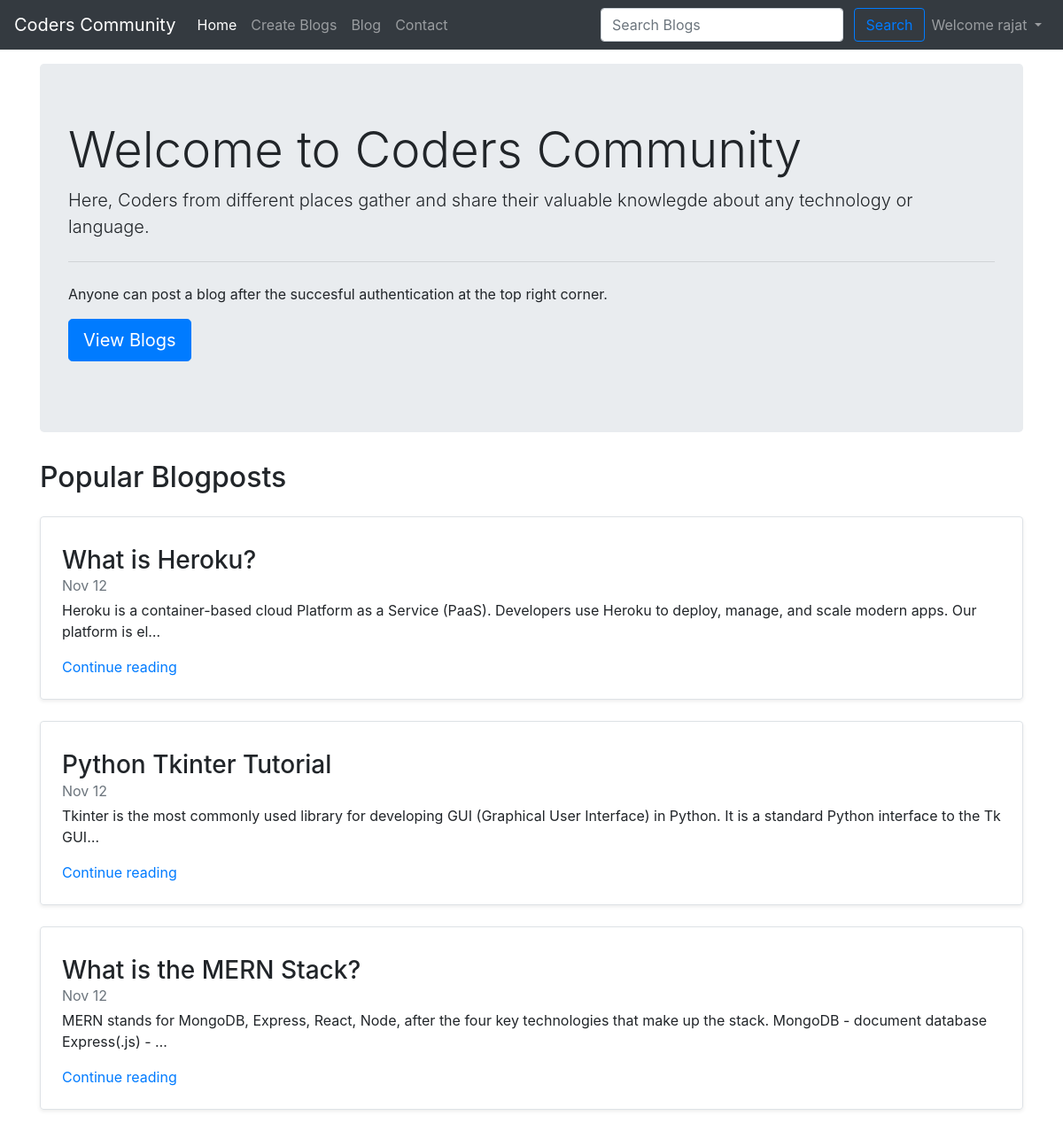
The app's page / (signed in) with its own data.
### blog/models.py (models this page shows, shortened)
class Post(models.Model):
    sno=models.AutoField(primary_key=True)
    title=models.CharField(max_length=50)
    content=models.TextField()
    author=models.CharField(max_length=50)
    authorDesc=models.CharField(max_length=250)
    user = models.ForeignKey(User, blank=True, null=True,
                             on_delete=models.CASCADE)
    slug=models.CharField(max_length=100)
    views=models.IntegerField(default=0)
    timeStamp=models.DateTimeField(blank=True)

### home/views.py (the view)
# urls.py: 2. Add a URL to urlpatterns:  path('', views.home, name='home')
def home(request):
    allPost=Post.objects.all().order_by("-views")[:3]
    context={'allposts':allPost}
    return render(request,"home/home.html",context)

### templates/home/home.html (shortened to what this page needs)
{% extends 'base.html' %}
{% block homeactive %} active {% endblock homeactive %}
{% block body %}
<div class="container my-3">
    <div class="jumbotron">
        <h1 class="display-4">Welcome to Coders Community</h1>
        <p class="lead">Here, Coders from different places gather and share their valuable knowlegde about any technology or language.</p>
        <hr class="my-4">
        <p>Anyone can post a blog after the succesful authentication at the top right corner.</p>
        <p class="lead">
          <a class="btn btn-primary btn-lg" href="/blog" role="button">View Blogs</a>
        </p>
      </div>
</div>
<div class="container">
    <h2>Popular Blogposts</h2>
    {% for post in allposts %}
    <div class="row no-gutters border rounded overflow-hidden flex-md-row mb-4 my-4 shadow-sm h-md-250 position-relative">
        <div class="col p-4 d-flex flex-column position-static">
          <h3 class="mb-0">{{post.title}}</h3>
          <div class="mb-1 text-muted">Nov 12</div>
          <p class="card-text mb-auto">{{post.content|safe| truncatechars:150}}</p>
          <a href="/blog/{{post.slug}}" class="stretched-link">Continue reading</a>
        </div>
      </div>
      {% endfor %}
</div>
{% endblock body %}

### templates/base.html (shortened to what this page needs)
<!DOCTYPE html>
<html lang="en">
  <head>
    <link
      rel="stylesheet"
      href="https://cdn.jsdelivr.net/npm/bootstrap@4.3.1/dist/css/bootstrap.min.css"
    />
  </head>
  <body>
    <nav class="navbar navbar-expand-lg navbar-dark bg-dark">
      <a class="navbar-brand" href="/">Coders Community</a>
      <div class="collapse navbar-collapse" id="navbarSupportedContent">
        <ul class="navbar-nav mr-auto">
          <li class="nav-item {% block homeactive %}{% endblock homeactive %}">
            <a class="nav-link" href="/"
              >Home <span class="sr-only">(current)</span></a
            >
          </li>
          {% if user.is_authenticated %}
          <li class="nav-item  {% block createBlogactive %}{% endblock createBlogactive %} ">
            <a class="nav-link" href="/create-blog">Create Blogs</a>
          </li>
          {% endif %}
          <li class="nav-item {% block blogactive %}{% endblock blogactive %}">
            <a class="nav-link" href="/blog">Blog</a>
          </li>
          <li class="nav-item {% block contactactive %}{% endblock contactactive %}">
            <a class="nav-link" href="/contact">Contact</a>
          </li>
        </ul>
        <div class="ml-auto form-inline">
        <form method="get" action="/search" class=" my-2 my-lg-0">
          <input
            name="query"
            id="search"
            class="form-control mr-sm-2"
            type="search"
            placeholder="Search Blogs"
            aria-label="Search"
          />
          <button class="btn btn-outline-primary my-2 my-sm-0" type="submit">
            Search
          </button>
        </form>
         {% if user.is_authenticated %}
         <ul class="navbar-nav">
          <li class="nav-item dropdown">
            <a class="nav-link dropdown-toggle" href="#" id="navbarDropdown" role="button" data-toggle="dropdown" aria-expanded="false">
              Welcome {{request.user}}
            </a>
          </li>
         </ul>
        </div>
         {% endif %}
      </div>
    </nav>
    {% block body %} {% endblock body %}
  </body>
</html>

### records on screen
Post: title "What is Heroku?", content "Heroku is a container-based cloud Platform as a Service (PaaS). Developers use Heroku to deploy, manage, and scale modern apps. Our platform is el…"
Post: title "Python Tkinter Tutorial", content "Tkinter is the most commonly used library for developing GUI (Graphical User Interface) in Python. It is a standard Python interface to the Tk GUI…"
Post: title "What is the MERN Stack?", content "MERN stands for MongoDB, Express, React, Node, after the four key technologies that make up the stack. MongoDB - document database Express(.js) - …"

### other values on screen
{{ request.user }} "rajat"
